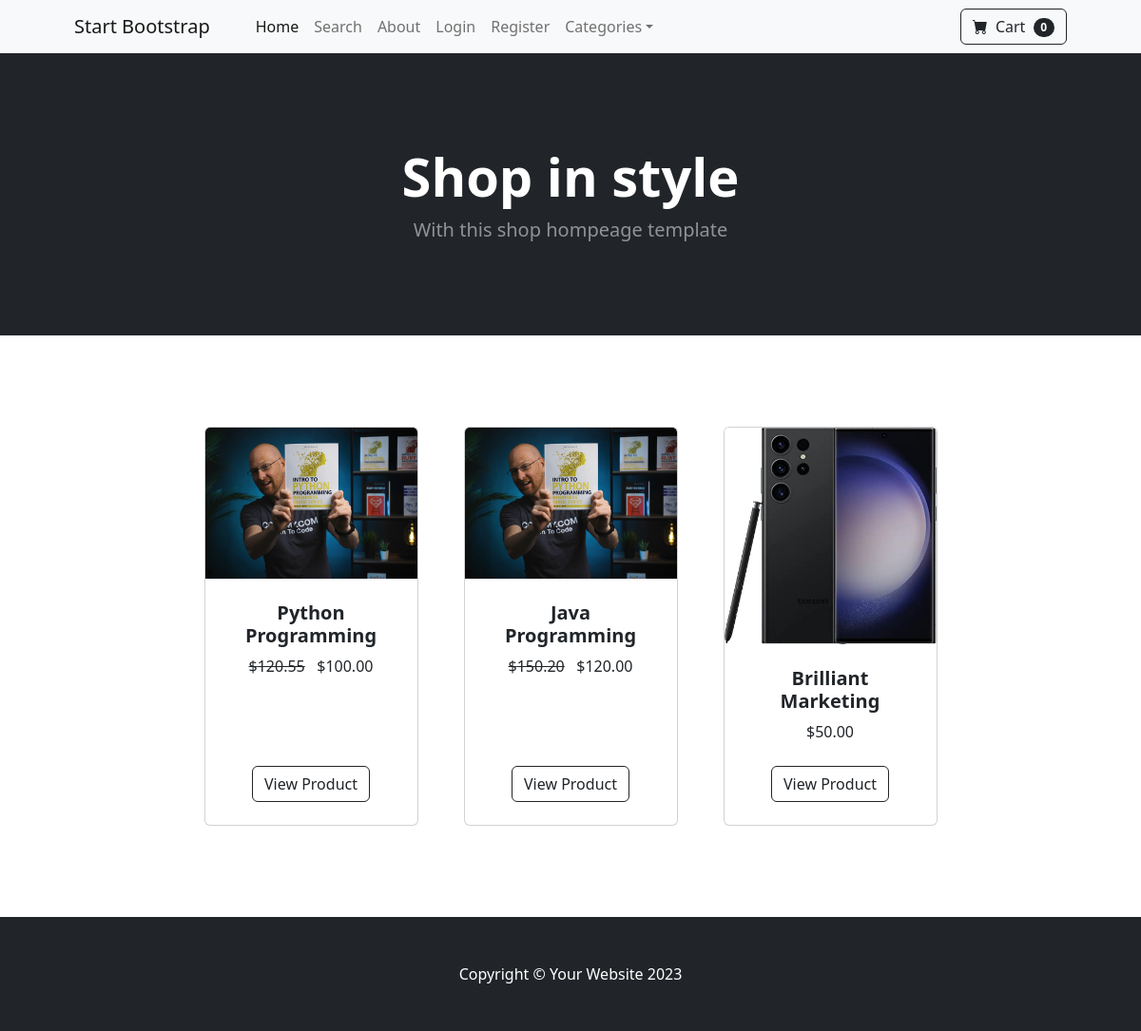
The page / on the database its author committed.
### store/models.py (models this page shows, shortened)
class Product(models.Model):
    name = models.CharField(max_length=100)
    price = models.DecimalField(default=0, decimal_places=2, max_digits=6)
    category = models.ForeignKey(Category,on_delete=models.CASCADE, default=1)
    description = models.CharField(max_length=250, default='', blank=True, null=True)
    image = models.ImageField(upload_to='uploads/product/')
    is_sale = models.BooleanField(default=False)
    sale_price = models.DecimalField(default=0, decimal_places=2, max_digits=6)

### store/views.py (the view)
# urls.py: 2. Add a URL to urlpatterns:  path('', views.home, name='home')
def home(request):
    products = Product.objects.all()
    return render(request,'home.html',{'products': products})

### cart/cart.py (called while the page is built)
    def __len__(self):
        return len(self.cart)

### cart/context_processors.py (called while the page is built)
def cart(request):
    return {'cart':Cart(request)}

### store/templates/home.html (shortened to what this page needs)
{% extends 'base.html' %}
{% block content %}
        <header class="bg-dark py-5">
            <div class="container px-4 px-lg-5 my-5">
                <div class="text-center text-white">
                    <h1 class="display-4 fw-bolder">Shop in style</h1>
                    <p class="lead fw-normal text-white-50 mb-0">With this shop hompeage template</p>
                </div>
            </div>
        </header>
        <section class="py-5">
            <div class="container px-4 px-lg-5 mt-5">
                <div class="row gx-4 gx-lg-5 row-cols-2 row-cols-md-3 row-cols-xl-4 justify-content-center">
                    {% for product in products %}
                       {% if product.is_sale %}
                        <div class="col mb-5">
                            <div class="card h-100">
                                <img class="card-img-top" src="{{ product.image.url }}" alt="..." />
                                <div class="card-body p-4">
                                    <div class="text-center">
                                        <h5 class="fw-bolder">{{ product.name }}</h5>
                                        <strike>${{ product.price }}</strike>
                                        &nbsp;
                                        ${{ product.sale_price }}
                                    </div>
                                </div>
                                <div class="card-footer p-4 pt-0 border-top-0 bg-transparent">
                                    <div class="text-center"><a class="btn btn-outline-dark mt-auto" href="{% url 'product' product.id %}">View Product</a></div>
                                </div>
                            </div>
                        </div>
                       {% else %}
                        <div class="col mb-5">
                            <div class="card h-100">
                                <img class="card-img-top" src="{{ product.image.url }}" alt="..." />
                                <div class="card-body p-4">
                                    <div class="text-center">
                                        <h5 class="fw-bolder">{{ product.name }}</h5>
                                        ${{ product.price }}
                                    </div>
                                </div>
                                <div class="card-footer p-4 pt-0 border-top-0 bg-transparent">
                                    <div class="text-center"><a class="btn btn-outline-dark mt-auto" href="{% url 'product' product.id %}">View Product</a></div>
                                </div>
                            </div>
                        </div>
                       {% endif %}
                    {% endfor %}
                </div>
            </div>
        </section>
{% endblock %}

### store/templates/base.html (shortened to what this page needs)
{% load static %}
<!DOCTYPE html>
<html lang="en">
    <head>
        <link href="https://cdn.jsdelivr.net/npm/bootstrap-icons@1.5.0/font/bootstrap-icons.css" rel="stylesheet" />
        <link href="{% static 'css/styles.css' %}" rel="stylesheet" />
    </head>
    <body>
        {% include 'navbar.html' %}
        {% block content %}
        {% endblock %}
        <footer class="py-5 bg-dark">
            <div class="container"><p class="m-0 text-center text-white">Copyright &copy; Your Website 2023</p></div>
        </footer>
    </body>
</html>

### store/templates/navbar.html (shortened to what this page needs)
<nav class="navbar navbar-expand-lg navbar-light bg-light">
    <div class="container px-4 px-lg-5">
        <a class="navbar-brand" href="{% url 'home' %}">Start Bootstrap</a>
        <div class="collapse navbar-collapse" id="navbarSupportedContent">
            <ul class="navbar-nav me-auto mb-2 mb-lg-0 ms-lg-4">
                <li class="nav-item"><a class="nav-link active" aria-current="page" href="{% url 'home' %}">Home</a></li>
                <li class="nav-item"><a class="nav-link" aria-current="page" href="{% url 'search' %}">Search</a></li>
                <li class="nav-item"><a class="nav-link" href="{% url 'about' %}">About</a></li>
                {% if user.is_authenticated %}
                    <li class="nav-item dropdown">
                        <a class="nav-link dropdown-toggle" id="navbarDropdown" href="#" role="button" data-bs-toggle="dropdown" aria-expanded="false">Profile</a>
                        <ul class="dropdown-menu" aria-labelledby="navbarDropdown">
                            <li><a class="dropdown-item" href="{% url 'update_user' %}">User Profile</a></li>
                            <li><hr class="dropdown-divider" /></li>
                            <li><a class="dropdown-item" href="{% url 'update_info' %}">User Info</a></li>
                        </ul>
                    </li>
                    <li class="nav-item"><a class="nav-link" href="{% url 'logout' %}">Logout</a></li>
                {% else %}
                    <li class="nav-item"><a class="nav-link" href="{% url 'login' %}">Login</a></li>
                    <li class="nav-item"><a class="nav-link" href="{% url 'register' %}">Register</a></li>
                {% endif %}
                <li class="nav-item dropdown">
                    <a class="nav-link dropdown-toggle" id="navbarDropdown" href="#" role="button" data-bs-toggle="dropdown" aria-expanded="false">Categories</a>
                </li>
            </ul>
            <form class="d-flex">
                <a href="{% url 'cart_summary' %}" class="btn btn-outline-dark" type="submit">
                    <i class="bi-cart-fill me-1"></i>
                    Cart
                    <span class="badge bg-dark text-white ms-1 rounded-pill" id="cart_quantity">{{ cart|length }}</span>
                </a>
            </form>
        </div>
    </div>
</nav>

### rows shown on the page
Product: image (picture), name "Python Programming", price "120.55", sale_price "100.00"
Product: image (picture), name "Java Programming", price "150.20", sale_price "120.00"
Product: image (picture), name "Brilliant Marketing", price "50.00"

### other values the page prints
{{ cart|length }} "0"
